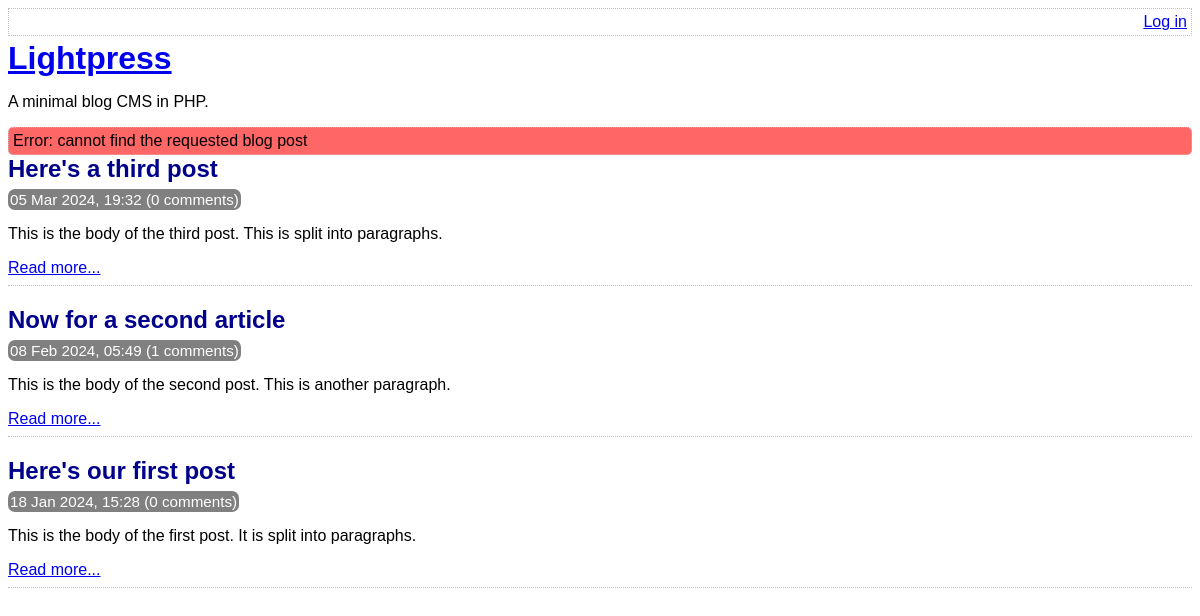
/index.php?not-found=1, run on the app's committed database.
### tables this page shows
CREATE TABLE post (
	id INTEGER PRIMARY KEY AUTOINCREMENT NOT NULL,
	title VARCHAR NOT NULL,
	body VARCHAR NOT NULL,
	user_id INTEGER NOT NULL,
	created_at VARCHAR NOT NULL,
	updated_at VARCHAR,
	FOREIGN KEY (user_id) REFERENCES user(id)
);

### lib/common.php (called while the page is built, shortened)
<?php
function htmlEscape($html)
{
    return htmlspecialchars($html, ENT_HTML5, 'UTF-8');
}
function convertSqlDate($sqlDate)
{
    $date = DateTime::createFromFormat('Y-m-d H:i:s', $sqlDate);
    return $date->format('d M Y, H:i');
}
function getAllPosts(PDO $pdo)
{
    $stmt = $pdo->query(
        'SELECT
            id, title, created_at, body,
            (SELECT COUNT(*) FROM comment WHERE comment.post_id = post.id) comment_count
        FROM
            post
        ORDER BY
            created_at DESC'
    );
    return $stmt->fetchAll(PDO::FETCH_ASSOC);
}

### index.php (the view, shortened to what this page needs)
<?php
require_once 'lib/common.php';
$pdo = getPDO();
$posts = getAllPosts($pdo);
$notFound = isset($_GET['not-found']);
?>
<!DOCTYPE html>
<html>
    <head>
        <?php require 'templates/head.php' ?>
    </head>
    <body>
        <?php require 'templates/title.php' ?>
        <?php if ($notFound): ?>
            <div class="error box">
                Error: cannot find the requested blog post
            </div>
        <?php endif ?>
        <div class="post-list">
            <?php foreach ($posts as $post): ?>
                <div class="post-synopsis">
                    <h2>
                        <?php echo htmlEscape($post['title']) ?>
                    </h2>
                    <div class="meta">
                        <?php echo convertSqlDate($post['created_at']) ?>
                        (<?php echo $post['comment_count'] ?> comments)
                    </div>
                    <p>
                        <?php echo htmlEscape($post['body']) ?>
                    </p>
                    <div class="post-controls">
                        <a
                            href="view-post.php?post_id=<?php echo $post['id'] ?>"
                        >Read more...</a>
                    </div>
                </div>
            <?php endforeach ?>
        </div>
    </body>
</html>

### assets/main.css (style rules this page uses)
.box { border: 1px dotted silver; border-radius: 5px; padding: 4px; }
.error { background-color: #ff6666; }
h1, h2, h3 { margin-top: 0; margin-bottom: 8px; }
body { font-family: sans-serif; }
.post-synopsis { padding-bottom: 8px; border-bottom: 1px dotted silver; margin-bottom: 20px; }
.post-synopsis h2, .post h2 { color: darkblue; }
.post .date, .post-synopsis .meta { color: white; background-color: grey; border-radius: 7px; padding: 2px; display: inline; font-size: 0.95em; }

### data on the page
post: title "Here's a third post", created_at "05 Mar 2024, 19:32", comment_count "0", body "This is the body of the third post. This is split into paragraphs."
post: title "Now for a second article", created_at "08 Feb 2024, 05:49", comment_count "1", body "This is the body of the second post. This is another paragraph."
post: title "Here's our first post", created_at "18 Jan 2024, 15:28", comment_count "0", body "This is the body of the first post. It is split into paragraphs."
